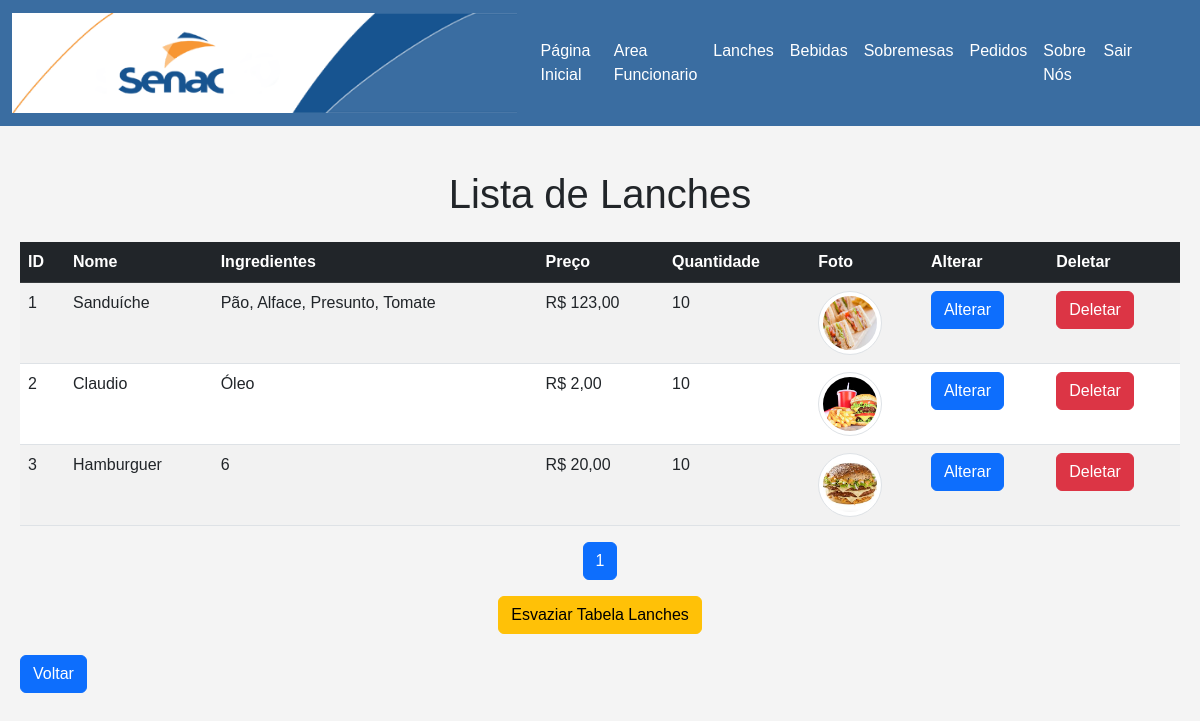
Page /teste_mateus/lista_lanches.php (signed in) on the earlier database version.
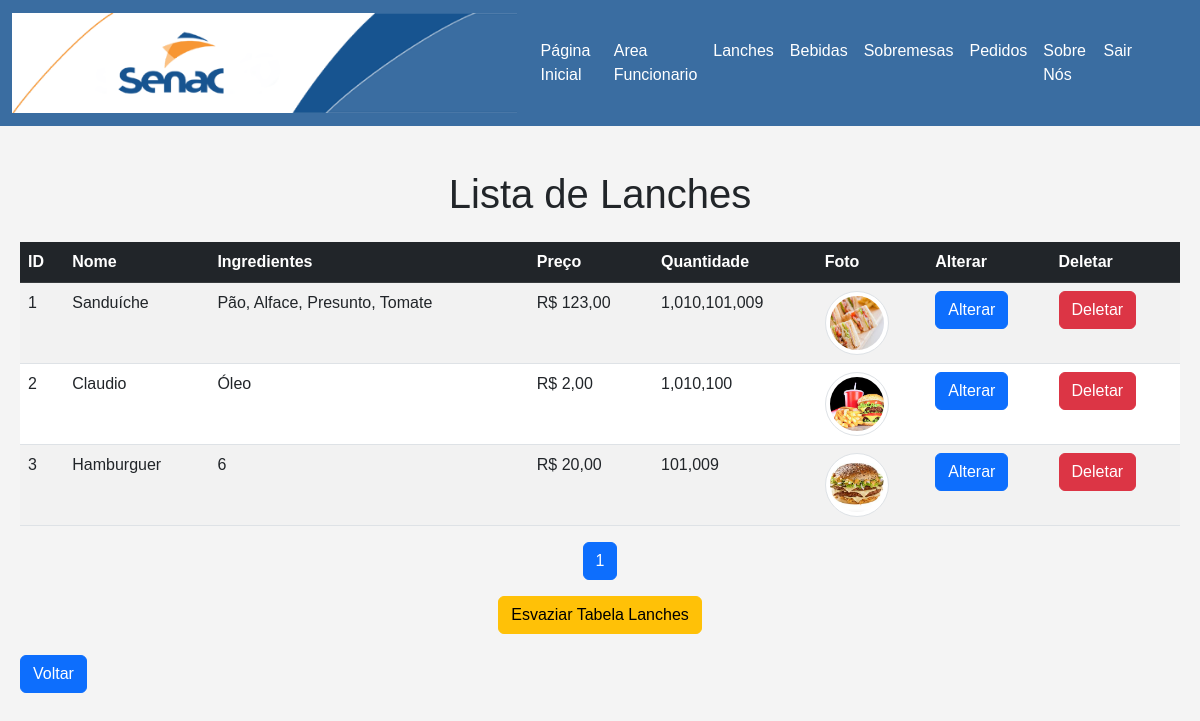
Same page on the later database version.
### tables this page shows
CREATE TABLE IF NOT EXISTS `lanches` (
  `id_lanches` int(11) NOT NULL AUTO_INCREMENT,
  `nome` varchar(50) NOT NULL,
  `ingredientes` varchar(300) NOT NULL,
  `preco` varchar(20) NOT NULL,
  `quantidade` int(11) NOT NULL,
  `foto` varchar(300) NOT NULL,
  PRIMARY KEY (`id_lanches`)
);

### teste_mateus/lista_lanches.php (the view, shortened to what this page needs)
<?php
include("conexao.php");
$limite = 10;
$pagina = (isset($_GET['pagina'])) ? (int) $_GET['pagina'] : 1;
$inicio = ($pagina - 1) * $limite;
$consultar_banco = "SELECT id_lanches, nome, ingredientes, preco, quantidade, foto FROM lanches LIMIT $inicio, $limite";
$retorno_consulta = $mysqli->query($consultar_banco) or die($mysqli->error);
$consulta_total = $mysqli->query("SELECT COUNT(*) as total FROM lanches");
$total_lanches = $consulta_total->fetch_assoc()['total'];
$total_paginas = ceil($total_lanches / $limite);
?>
<!DOCTYPE html>
<html lang="pt-br">
<head>
    <link href="https://cdn.jsdelivr.net/npm/bootstrap@5.3.0-alpha3/dist/css/bootstrap.min.css" rel="stylesheet">
    <link rel="stylesheet" href="gabriell.css">
</head>
<body>
    <?php include("menu.php"); ?>
    <div class="container">
        <h1 class="my-4 text-center">Lista de Lanches</h1>
        <div class="table-responsive">
            <table class="table table-striped">
                <thead class="table-dark">
                    <tr>
                        <th>ID</th>
                        <th>Nome</th>
                        <th>Ingredientes</th>
                        <th>Preço</th>
                        <th>Quantidade</th>
                        <th>Foto</th>
                        <th>Alterar</th>
                        <th>Deletar</th>
                    </tr>
                </thead>
                <tbody>
                    <?php while ($lanches = $retorno_consulta->fetch_assoc()) { ?>
                        <tr>
                            <td><?php echo htmlspecialchars($lanches['id_lanches'], ENT_QUOTES, 'UTF-8'); ?></td>
                            <td><?php echo htmlspecialchars($lanches['nome'], ENT_QUOTES, 'UTF-8'); ?></td>
                            <td><?php echo htmlspecialchars($lanches['ingredientes'], ENT_QUOTES, 'UTF-8'); ?></td>
                            <td><?php echo 'R$ ' . number_format($lanches['preco'], 2, ',', '.'); ?></td>
                            <td><?php echo number_format($lanches['quantidade'], 0); ?></td>
                            <td>
                                <img src="<?php echo htmlspecialchars($lanches['foto'], ENT_QUOTES, 'UTF-8'); ?>"
                                     class="img-thumbnail"
                                     alt="<?php echo htmlspecialchars($lanches['nome'], ENT_QUOTES, 'UTF-8'); ?>">
                            </td>
                            <td>
                                <a class="btn btn-primary" href="alterar_lanches.php?id_alterar=<?php echo $lanches['id_lanches']; ?>">Alterar</a>
                            </td>
                            <td>
                                <a class="btn btn-danger" href="deletar_lanches.php?id_deletar=<?php echo $lanches['id_lanches']; ?>">Deletar</a>
                            </td>
                        </tr>
                    <?php } ?>
                </tbody>
            </table>
        </div>
        <nav>
            <ul class="pagination justify-content-center">
                <?php for ($i = 1; $i <= $total_paginas; $i++) { ?>
                    <li class="page-item <?php if ($pagina == $i) echo 'active'; ?>">
                        <a class="page-link" href="?pagina=<?php echo $i; ?>"><?php echo $i; ?></a>
                    </li>
                <?php } ?>
            </ul>
        </nav>
        <form method="post" class="text-center"
              onsubmit="return confirm('Você tem certeza que deseja esvaziar a tabela de lanches?');">
            <button type="submit" name="truncate_lanches" class="btn btn-warning">Esvaziar Tabela Lanches</button>
        </form>
        <div class="back-button mt-3">
            <a class="btn btn-primary" href="area_funcionarios.php">Voltar</a>
        </div>
    </div>
</body>
</html>

Differences in the rows shown:
changed lanches "Sanduíche": quantidade "10" → "1,010,101,009"
changed lanches "Claudio": quantidade "10" → "1,010,100"
changed lanches "Hamburguer": quantidade "10" → "101,009"
